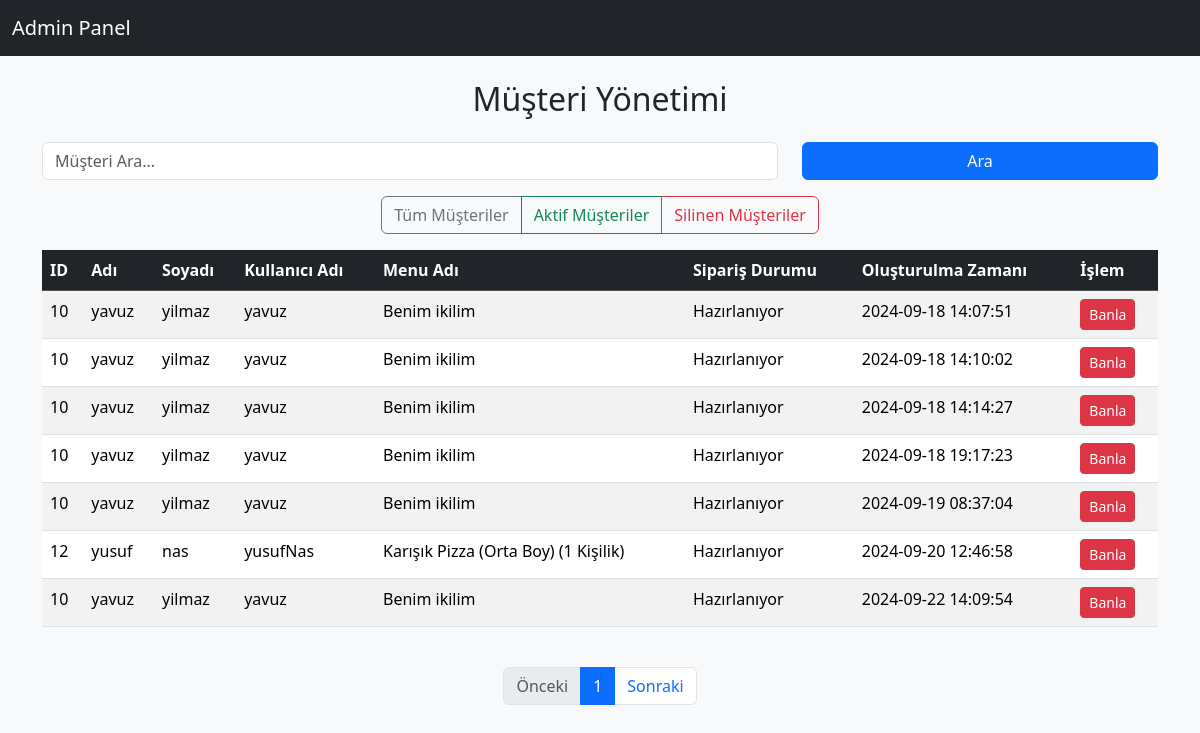
The page /app/customerManagement.php (signed in) on the database its author committed.
### tables this page shows
CREATE TABLE `users` (
  `userID` int NOT NULL,
  `companyID` int DEFAULT NULL,
  `roleID` tinyint NOT NULL,
  `name` varchar(50) NOT NULL,
  `surname` varchar(50) NOT NULL,
  `username` varchar(50) NOT NULL,
  `password` varchar(255) NOT NULL,
  `balance` decimal(9,2) NOT NULL DEFAULT '5000.00',
  `created_at` datetime NOT NULL DEFAULT CURRENT_TIMESTAMP,
  `deleted_at` datetime DEFAULT NULL
);

CREATE TABLE `food` (
  `id` int NOT NULL,
  `restaurantID` int NOT NULL,
  `name` varchar(255) NOT NULL,
  `description` text NOT NULL,
  `image_path` text NOT NULL,
  `price` decimal(7,2) NOT NULL,
  `discount` decimal(7,2) NOT NULL DEFAULT '0.00',
  `created_at` datetime NOT NULL DEFAULT CURRENT_TIMESTAMP,
  `deleted_at` datetime DEFAULT NULL
);

CREATE TABLE `orders` (
  `id` int NOT NULL,
  `userID` int NOT NULL,
  `order_status` varchar(255) DEFAULT 'Hazırlanıyor',
  `total_price` decimal(9,2) NOT NULL,
  `created_at` datetime DEFAULT CURRENT_TIMESTAMP
);

### app/customerManagement.php (the view, shortened to what this page needs)
<?php
include 'db/connection.php';
$users_orders = [];
if (isset($_GET['customer_username'])) {
    $customer_username = $_GET['customer_username'];
    $query = "SELECT U.userID, U.name, U.surname, U.username, F.name AS food_name, O.order_status, O.created_at
              FROM users U
              INNER JOIN orders O ON U.userID = O.userID
              INNER JOIN orders_items OI ON O.id = OI.orderID
              INNER JOIN food F ON OI.foodID = F.id
              WHERE O.order_status != ? AND U.deleted_at IS NULL AND U.username LIKE ?";
    $statement = $pdo->prepare($query);
    $statement->execute(['teslim edildi', '%' . $customer_username . '%']);
    $users_orders = $statement->fetchAll(PDO::FETCH_ASSOC);
} else {
    $query = "SELECT U.userID, U.name, U.surname, U.username, F.name AS food_name, O.order_status, O.created_at
              FROM users U
              INNER JOIN orders O ON U.userID = O.userID
              INNER JOIN orders_items OI ON O.id = OI.orderID
              INNER JOIN food F ON OI.foodID = F.id
              WHERE O.order_status != ? AND U.deleted_at IS NULL";
    $statement = $pdo->prepare($query);
    $statement->execute(['teslim edildi']);
    $users_orders = $statement->fetchAll(PDO::FETCH_ASSOC);
}
?>
<!DOCTYPE html>
<html lang="en">
<head>
    <link href="https://cdn.jsdelivr.net/npm/bootstrap@5.3.3/dist/css/bootstrap.min.css" rel="stylesheet">
</head>
<body style="background-color:#f8f9fa;">
<nav class="navbar navbar-expand-lg navbar-dark bg-dark">
    <div class="container-fluid">
        <a class="navbar-brand" href="admin.php">Admin Panel</a>
    </div>
</nav>
<div class="container mt-4">
    <h2 class="text-center mb-4">Müşteri Yönetimi</h2>
    <form method="GET">
        <div class="row mb-3">
            <div class="col-md-8">
                <input type="text" class="form-control" placeholder="Müşteri Ara..." name="customer_username" id="customerSearch" required>
            </div>
            <div class="col-md-4">
                <button type="submit" class="btn btn-primary w-100">Ara</button>
            </div>
        </div>
    </form>
    <form action="customerManagement.php" method="POST">
        <div class="row mb-3">
            <div class="col-md-12 text-center">
                <div class="btn-group" role="group" aria-label="Müşteri Filtreleme">
                    <button type="submit" class="btn btn-outline-secondary" name="filter" value="all">Tüm Müşteriler</button>
                    <button type="submit" class="btn btn-outline-success" name="filter" value="active">Aktif Müşteriler</button>
                    <button type="submit" class="btn btn-outline-danger" name="filter" value="deleted">Silinen Müşteriler</button>
                </div>
            </div>
        </div>
    </form>
    <div class="table-responsive">
        <table class="table table-striped table-hover">
            <thead class="table-dark">
                <tr>
                    <th>ID</th>
                    <th>Adı</th>
                    <th>Soyadı</th>
                    <th>Kullanıcı Adı</th>
                    <th>Menu Adı</th>
                    <th>Sipariş Durumu</th>
                    <th>Oluşturulma Zamanı</th>
                    <th>İşlem</th>
                </tr>
            </thead>
            <tbody>
                <?php if (count($users_orders) > 0): ?>
                    <?php foreach ($users_orders as $user_order): ?>
                    <tr>
                        <td><?php echo htmlspecialchars($user_order['userID']); ?></td>
                        <td><?php echo htmlspecialchars($user_order['name']); ?></td>
                        <td><?php echo htmlspecialchars($user_order['surname']); ?></td>
                        <td><?php echo htmlspecialchars($user_order['username']); ?></td>
                        <td><?php echo htmlspecialchars($user_order['food_name']); ?></td>
                        <td><?php echo htmlspecialchars($user_order['order_status']); ?></td>
                        <td><?php echo htmlspecialchars($user_order['created_at']); ?></td>
                        <td>
                            <form action="banCustomer.php" method="POST">
                                <button type="submit" class="btn btn-danger btn-sm">Banla</button>
                            </form>
                        </td>
                    </tr>
                    <?php endforeach; ?>
                <?php else: ?>
                    <tr>
                        <td colspan="8" class="text-center">Arama sonucu bulunamadı.</td>
                    </tr>
                <?php endif; ?>
            </tbody>
        </table>
    </div>
    <nav aria-label="Müşteri Listeleme Sayfaları">
        <ul class="pagination justify-content-center mt-4">
            <li class="page-item disabled">
                <a class="page-link">Önceki</a>
            </li>
            <li class="page-item active">
                <a class="page-link" href="#">1</a>
            </li>
            <li class="page-item">
                <a class="page-link" href="#">Sonraki</a>
            </li>
        </ul>
    </nav>
</div>
</body>
</html>

### rows shown on the page
users: userID "10", name "yavuz", surname "yilmaz", username "yavuz", food.name "Benim ikilim", orders.order_status "Hazırlanıyor", orders.created_at "2024-09-18 14:07:51", orders.created_at "2024-09-18 14:10:02", orders.created_at "2024-09-18 14:14:27", orders.created_at "2024-09-18 19:17:23", orders.created_at "2024-09-19 08:37:04", orders.created_at "2024-09-22 14:09:54"
users: userID "12", name "yusuf", surname "nas", username "yusufNas", food.name "Karışık Pizza (Orta Boy) (1 Kişilik)", orders.order_status "Hazırlanıyor", orders.created_at "2024-09-20 12:46:58"
